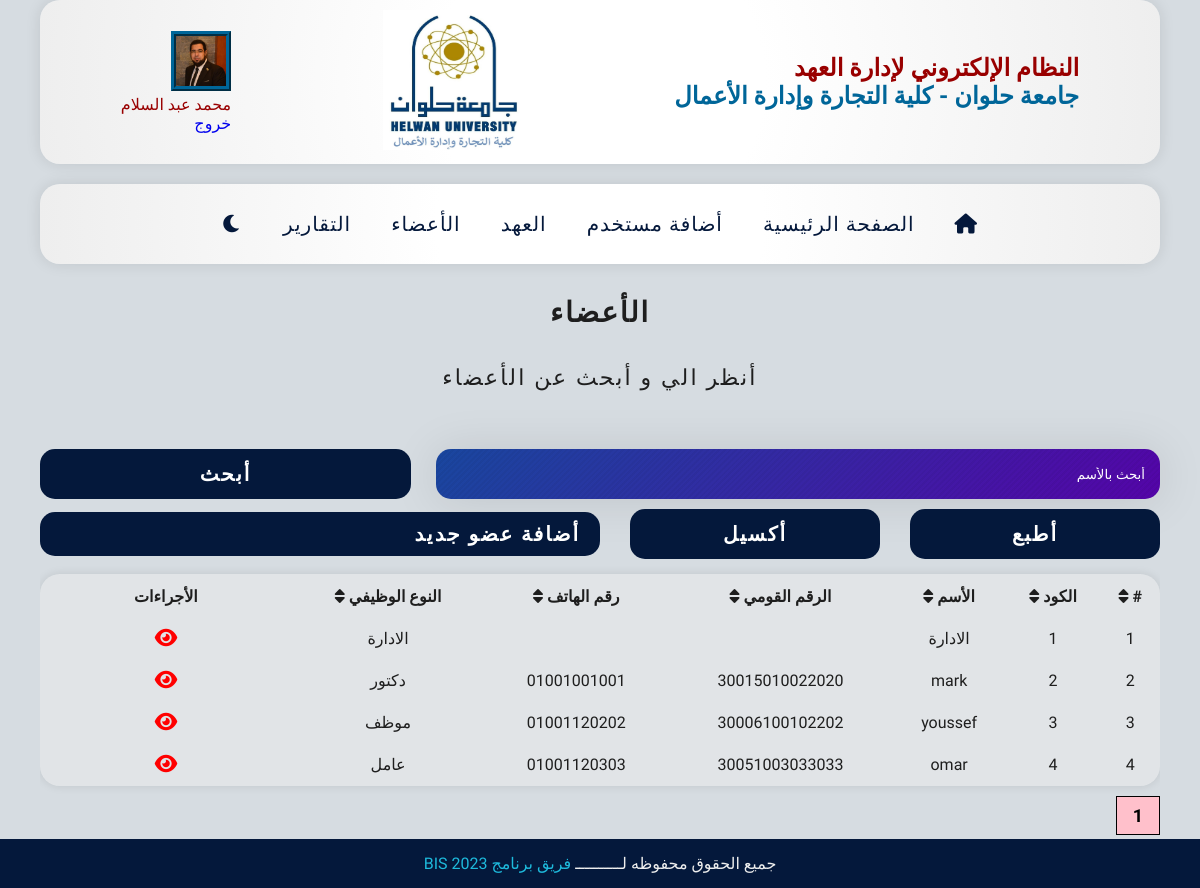
The page /system/members.php (signed in) on the database its author committed.
### tables this page shows
CREATE TABLE `p42_members` (
  `id` int(10) NOT NULL,
  `name` varchar(50) DEFAULT NULL,
  `phone` varchar(20) DEFAULT NULL,
  `type` varchar(20) DEFAULT NULL,
  `national_id` varchar(14) NOT NULL
);

### system/membersdata.php (the view, shortened to what this page needs)
                <div class="row">
            <table id="table">
                <thead>
                    <tr>
                        <th># <i class="fa-solid fa-sort sort-column" data-sort="number"></i></th>
                        <th>الكود <i class="fa-solid fa-sort sort-column" data-sort="number"></i></th>
                        <th>الأسم <i class="fa-solid fa-sort sort-column" data-sort="number"></i></th>
                        <th>الرقم القومي <i class="fa-solid fa-sort sort-column" data-sort="number"></i></th>
                        <th>رقم الهاتف <i class="fa-solid fa-sort sort-column" data-sort="number"></i></th>
                        <th>النوع الوظيفي <i class="fa-solid fa-sort sort-column" data-sort="number"></i></th>
                        <th>الأجراءات </th>
                    </tr>
                </thead>
                <?php
                $per_page_record = 10;
                if (isset($_GET["page"])) {
                    $page  = $_GET["page"];
                }
                else {
                    $page=1;
                }
                $start_from = ($page-1) * $per_page_record;
                if(isset($_POST['btn']) && !empty($_POST['search'])){
                    $search = mysqli_real_escape_string($bis, $_POST['search']);
                    $myquery = "SELECT * from `p42_members`
                                WHERE `name` LIKE '%$search%'
                                LIMIT $start_from, $per_page_record";
                } else {
                    $myquery = "SELECT * from `p42_members`
                                LIMIT $start_from, $per_page_record";
                }
                $result= mysqli_query($bis,$myquery);
                        $count=0;
                        while($data=mysqli_fetch_array($result)) {
                            $count++;
                            ?>
                                <tbody id="tbody">
                        <tr>
                            <td><?php echo $count; ?></td>
                            <td><?php echo $data['id']; ?></td>
                            <td><?php echo $data['name']; ?></td>
                            <td><?php echo $data['national_id']; ?></td>
                            <td><?php echo $data['phone']; ?></td>
                            <td><?php echo $data['type']; ?></td>
                            <td>
                                <a href="member.php?id=<?php echo $data['id']; ?>"><i class="fa-solid fa-eye"></i></a>
                            </td>
                        </tr>
                    </tbody>
                    <?php
                }
?>
                    </table>
                </div>
        <div class="pagination">
        <?php
                $query = "SELECT COUNT(*) FROM p42_members";
              $result = mysqli_query($bis, $query);
                $row = mysqli_fetch_row($result);
                $total_records = $row[0];
                $total_pages = ceil($total_records / $per_page_record);
                $pagLink = "";
                for ($i=1; $i<=$total_pages; $i++) {
                if ($i == $page) {
                    $pagLink .= "<a class = 'active' href='members.php?page="
                                                        .$i."'>".$i." </a>";
                }
                else  {
                    $pagLink .= "<a href='members.php?page=".$i."'>
                                                        ".$i." </a>";
                }
                };
                echo $pagLink;
        ?>
        </div>

### css/style.css (style rules this page uses)
* { margin: 0; padding: 0; box-sizing: border-box; direction: rtl; }
:root { --san-juan: #294862; --geyser: #d6dce1; --bermuda-gray: #6c8b9d; --eastern-blue: #2198b9; --java: #1ebadc; --jelly-bean: #27718f; --slate-gray: #64748b; --tangaroa: #04183b; }
body { background: var(--geyser); color: #1e1e1e; font-family: "Tajawal", "Open Sans", sans-serif; height: 100vh; }
a { text-decoration: none; }
.row { display: flex; flex-wrap: wrap; justify-content: space-around; align-items: center; }
.section9 .row { justify-content: space-between; overflow: auto; gap: 20px; }
td a { color: #ff0000; font-size: 20px; padding: 5px; }
::placeholder { color: #fff; }
table { width: 100%; text-align: center; margin: 10px 0; min-width: 500px; background: rgb(238 238 238 / 50%); border-radius: 20px; box-shadow: 0px 0px 10px 0px rgb(0 0 0 / 10%); }
table th { text-transform: uppercase; color: #1e1e1e; }
table th, table td { padding: 5px; transition: 0.2s all ease; height: 40px; }
tbody td:last-child { min-width: 150px; }
footer { background: var(--tangaroa); padding: 15px; text-align: center; position: sticky; top: 100vh; color: #eee; }
footer a { color: var(--java); }
.pagination { display: inline-block; }
.pagination a { font-weight: bold; font-size: 18px; color: black; float: left; padding: 8px 16px; text-decoration: none; border: 1px solid black; }
.pagination a.active { background-color: pink; }
.style58 { color: #ffff00; }

### rows shown on the page
p42_members: id "1", name "الادارة", type "الادارة"
p42_members: id "2", name "mark", national "30015010022020", phone "01001001001", type "دكتور"
p42_members: id "3", name "youssef", national "30006100102202", phone "01001120202", type "موظف"
p42_members: id "4", name "omar", national "30051003033033", phone "01001120303", type "عامل"

### other values the page prints
$_SESSION['app_name'] "النظام الإلكتروني لإدارة العهد"
$_SESSION['uniname'] "جامعة حلوان"
$_SESSION['faclutyname'] "كلية التجارة وإدارة الأعمال"
$_SESSION['userarname'] "محمد عبد السلام"
